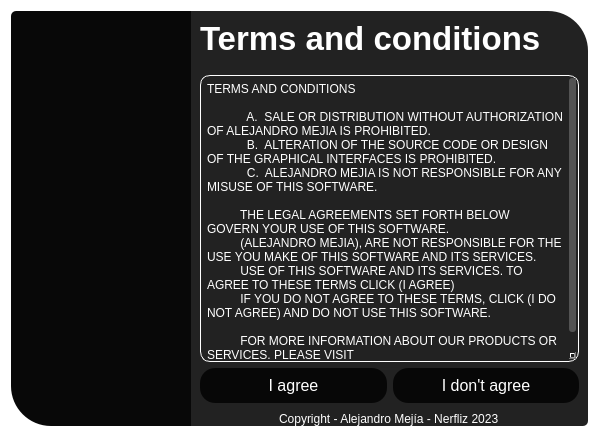
<?xml version="1.0" encoding="UTF-8"?>
<ui version="4.0">
 <class>Terms_and_conditions</class>
 <widget class="QDialog" name="Terms_and_conditions">
  <property name="geometry">
   <rect>
    <x>0</x>
    <y>0</y>
    <width>599</width>
    <height>437</height>
   </rect>
  </property>
  <property name="windowTitle">
   <string>Terms and conditions</string>
  </property>
  <property name="windowIcon">
   <iconset>
    <normaloff>../images/Nerfliz_logo.png</normaloff>../images/Nerfliz_logo.png</iconset>
  </property>
  <property name="styleSheet">
   <string notr="true">#frm_principal{
	
background-color: rgba(20, 20, 20,240);
border-top-right-radius:40px;
border-bottom-right-radius:5px;
}

*{
color:white;
background:transparent;
border:none;
}

#btn_agree,#btn_dont_agree{
	background-color: rgba(0, 0, 0,200);
border-radius:15px;
padding:8px;
}

#btn_agree:hover,#btn_dont_agree:hover{
	background-color: rgba(45,45,45,200);
}


#frm_image{
border-bottom-left-radius:40px;
border-top-left-radius:5px;
	background-color: rgb(8, 8, 8);
}

QLineEdit{
border-bottom:2px solid white;
}

QPlainTextEdit{
border:1px solid white;
border-radius:10px;
padding:2px;
}

QScrollArea#txt_terms_and_conditions{
background-color:transparent;
    }
    QScrollBar:vertical {
        background: transparent;
        width: 7px;
        border-radius: 4px;
    }
    QScrollBar:handle:vertical {
        background: rgb(83, 83, 83);
        border-radius: 3px;
    }</string>
  </property>
  <layout class="QHBoxLayout" name="horizontalLayout" stretch="1,0">
   <property name="spacing">
    <number>0</number>
   </property>
   <item>
    <widget class="QFrame" name="frm_image">
     <property name="maximumSize">
      <size>
       <width>180</width>
       <height>16777215</height>
      </size>
     </property>
     <property name="frameShape">
      <enum>QFrame::StyledPanel</enum>
     </property>
     <property name="frameShadow">
      <enum>QFrame::Raised</enum>
     </property>
     <layout class="QVBoxLayout" name="verticalLayout">
      <property name="spacing">
       <number>0</number>
      </property>
      <property name="leftMargin">
       <number>0</number>
      </property>
      <property name="topMargin">
       <number>0</number>
      </property>
      <property name="rightMargin">
       <number>0</number>
      </property>
      <property name="bottomMargin">
       <number>0</number>
      </property>
      <item alignment="Qt::AlignHCenter">
       <widget class="QLabel" name="lbl_image">
        <property name="maximumSize">
         <size>
          <width>170</width>
          <height>70</height>
         </size>
        </property>
        <property name="text">
         <string/>
        </property>
        <property name="pixmap">
         <pixmap>../images/logo_nerfliz_tipo.png</pixmap>
        </property>
        <property name="scaledContents">
         <bool>true</bool>
        </property>
       </widget>
      </item>
     </layout>
    </widget>
   </item>
   <item>
    <widget class="QFrame" name="frm_principal">
     <property name="frameShape">
      <enum>QFrame::StyledPanel</enum>
     </property>
     <property name="frameShadow">
      <enum>QFrame::Raised</enum>
     </property>
     <layout class="QVBoxLayout" name="verticalLayout_2">
      <property name="spacing">
       <number>0</number>
      </property>
      <property name="leftMargin">
       <number>0</number>
      </property>
      <property name="topMargin">
       <number>0</number>
      </property>
      <property name="rightMargin">
       <number>0</number>
      </property>
      <property name="bottomMargin">
       <number>0</number>
      </property>
      <item>
       <widget class="QFrame" name="frm_termsandconditions_text">
        <property name="frameShape">
         <enum>QFrame::StyledPanel</enum>
        </property>
        <property name="frameShadow">
         <enum>QFrame::Raised</enum>
        </property>
        <layout class="QHBoxLayout" name="horizontalLayout_6">
         <item alignment="Qt::AlignLeft">
          <widget class="QLabel" name="lbl_terms_and_conditions">
           <property name="font">
            <font>
             <pointsize>25</pointsize>
             <bold>true</bold>
            </font>
           </property>
           <property name="text">
            <string>Terms and conditions</string>
           </property>
          </widget>
         </item>
         <item alignment="Qt::AlignRight">
          <widget class="QPushButton" name="btn_close_terms_conditions">
           <property name="minimumSize">
            <size>
             <width>24</width>
             <height>24</height>
            </size>
           </property>
           <property name="maximumSize">
            <size>
             <width>24</width>
             <height>24</height>
            </size>
           </property>
           <property name="cursor">
            <cursorShape>PointingHandCursor</cursorShape>
           </property>
           <property name="text">
            <string/>
           </property>
           <property name="icon">
            <iconset>
             <normaloff>../images/x.svg</normaloff>../images/x.svg</iconset>
           </property>
           <property name="iconSize">
            <size>
             <width>24</width>
             <height>24</height>
            </size>
           </property>
          </widget>
         </item>
        </layout>
       </widget>
      </item>
      <item>
       <widget class="QFrame" name="frm_terms_and_conditions">
        <property name="sizePolicy">
         <sizepolicy hsizetype="Preferred" vsizetype="Expanding">
          <horstretch>0</horstretch>
          <verstretch>0</verstretch>
         </sizepolicy>
        </property>
        <property name="frameShape">
         <enum>QFrame::StyledPanel</enum>
        </property>
        <property name="frameShadow">
         <enum>QFrame::Raised</enum>
        </property>
        <layout class="QVBoxLayout" name="verticalLayout_3">
         <item>
          <widget class="QPlainTextEdit" name="txt_terms_and_conditions">
           <property name="readOnly">
            <bool>true</bool>
           </property>
           <property name="plainText">
            <string>TERMS AND CONDITIONS

            A.  SALE OR DISTRIBUTION WITHOUT AUTHORIZATION OF ALEJANDRO MEJIA IS PROHIBITED.
            B.  ALTERATION OF THE SOURCE CODE OR DESIGN OF THE GRAPHICAL INTERFACES IS PROHIBITED.
            C.  ALEJANDRO MEJIA IS NOT RESPONSIBLE FOR ANY MISUSE OF THIS SOFTWARE.

          THE LEGAL AGREEMENTS SET FORTH BELOW GOVERN YOUR USE OF THIS SOFTWARE.
          (ALEJANDRO MEJIA), ARE NOT RESPONSIBLE FOR THE USE YOU MAKE OF THIS SOFTWARE AND ITS SERVICES.
          USE OF THIS SOFTWARE AND ITS SERVICES. TO AGREE TO THESE TERMS CLICK (I AGREE)
          IF YOU DO NOT AGREE TO THESE TERMS, CLICK (I DO NOT AGREE) AND DO NOT USE THIS SOFTWARE.

          FOR MORE INFORMATION ABOUT OUR PRODUCTS OR SERVICES, PLEASE VISIT
          https://github.com/Alejandrox27</string>
           </property>
          </widget>
         </item>
         <item>
          <layout class="QHBoxLayout" name="lay_hor_buttons">
           <item>
            <widget class="QPushButton" name="btn_agree">
             <property name="font">
              <font>
               <pointsize>12</pointsize>
              </font>
             </property>
             <property name="cursor">
              <cursorShape>PointingHandCursor</cursorShape>
             </property>
             <property name="text">
              <string>I agree</string>
             </property>
            </widget>
           </item>
           <item>
            <widget class="QPushButton" name="btn_dont_agree">
             <property name="font">
              <font>
               <pointsize>12</pointsize>
              </font>
             </property>
             <property name="cursor">
              <cursorShape>PointingHandCursor</cursorShape>
             </property>
             <property name="text">
              <string>I don't agree</string>
             </property>
            </widget>
           </item>
          </layout>
         </item>
        </layout>
       </widget>
      </item>
      <item>
       <widget class="QFrame" name="frm_footer">
        <property name="frameShape">
         <enum>QFrame::StyledPanel</enum>
        </property>
        <property name="frameShadow">
         <enum>QFrame::Raised</enum>
        </property>
        <layout class="QHBoxLayout" name="horizontalLayout_2">
         <property name="spacing">
          <number>0</number>
         </property>
         <property name="leftMargin">
          <number>0</number>
         </property>
         <property name="topMargin">
          <number>0</number>
         </property>
         <property name="rightMargin">
          <number>0</number>
         </property>
         <property name="bottomMargin">
          <number>0</number>
         </property>
         <item alignment="Qt::AlignHCenter|Qt::AlignBottom">
          <widget class="QLabel" name="lbl_footer">
           <property name="text">
            <string>Copyright - Alejandro Mejía - Nerfliz 2023</string>
           </property>
          </widget>
         </item>
        </layout>
       </widget>
      </item>
     </layout>
    </widget>
   </item>
  </layout>
 </widget>
 <resources/>
 <connections/>
</ui>
